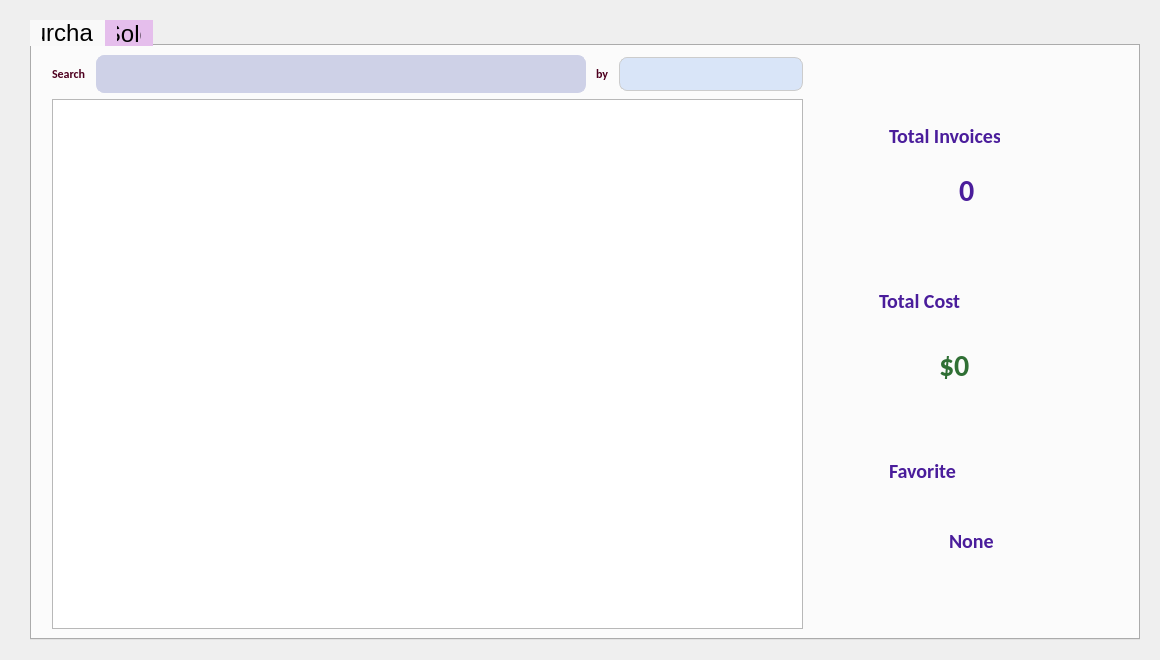
<?xml version="1.0" encoding="UTF-8"?>
<ui version="4.0">
 <class>reports_widget</class>
 <widget class="QWidget" name="reports_widget">
  <property name="geometry">
   <rect>
    <x>0</x>
    <y>0</y>
    <width>1160</width>
    <height>660</height>
   </rect>
  </property>
  <property name="minimumSize">
   <size>
    <width>1160</width>
    <height>660</height>
   </size>
  </property>
  <property name="windowTitle">
   <string>Form</string>
  </property>
  <layout class="QHBoxLayout" name="horizontalLayout">
   <property name="leftMargin">
    <number>30</number>
   </property>
   <property name="topMargin">
    <number>20</number>
   </property>
   <property name="rightMargin">
    <number>20</number>
   </property>
   <property name="bottomMargin">
    <number>20</number>
   </property>
   <item>
    <widget class="QTabWidget" name="tabWidget">
     <property name="styleSheet">
      <string notr="true">QTabBar::tab {
	 background-color: #E5BEEC; 
	font-family: Arial; 
	font-size: 18pt;
}
QTabBar::tab:selected { 
	background-color: #F9F9F9; 
	font-family: Arial; 
	font-size: 18pt;
}
QTabBar::tab:hover { background-color: #F9F9F9; }</string>
     </property>
     <property name="currentIndex">
      <number>0</number>
     </property>
     <widget class="QWidget" name="purchaseTab">
      <attribute name="title">
       <string>Purchase</string>
      </attribute>
      <layout class="QHBoxLayout" name="horizontalLayout_2">
       <property name="leftMargin">
        <number>20</number>
       </property>
       <item>
        <layout class="QVBoxLayout" name="verticalLayout">
         <property name="rightMargin">
          <number>20</number>
         </property>
         <item>
          <layout class="QHBoxLayout" name="horizontalLayout_3">
           <property name="spacing">
            <number>10</number>
           </property>
           <property name="topMargin">
            <number>0</number>
           </property>
           <item>
            <widget class="QLabel" name="label_4">
             <property name="styleSheet">
              <string notr="true">font-family: Calibri;
font-size: 12px;
color: #4e001f;
font-weight: bold;
text-transform: none;</string>
             </property>
             <property name="text">
              <string>Search</string>
             </property>
            </widget>
           </item>
           <item>
            <widget class="QLineEdit" name="LE_purchaseSearch">
             <property name="styleSheet">
              <string notr="true">QLineEdit {
	background-color: #ced1e7;
	border-radius:8px;
	border:1px solid #ced1e7;
	display:inline-block;
	cursor:text;
	color : #2c2c3b;
	font-family:Impactl;
	font-size:10px;
	font-weight:bold;
	padding:10px 10px;
}
</string>
             </property>
            </widget>
           </item>
           <item>
            <widget class="QLabel" name="label_3">
             <property name="styleSheet">
              <string notr="true">font-family: Calibri;
font-size: 12px;
color: #4e001f;
font-weight: bold;
text-transform: none;</string>
             </property>
             <property name="text">
              <string>by</string>
             </property>
            </widget>
           </item>
           <item>
            <widget class="QComboBox" name="CB_purchase">
             <property name="styleSheet">
              <string notr="true">QComboBox {
    /* Background and Border */
    background-color: #d9e5f8;
    border: 1px solid #CCCCCC;
    border-radius: 8px;
    padding: 8px 10px;
    min-width: 130px;
}

QComboBox::drop-down {
    /* Dropdown Arrow */
    subcontrol-origin: padding;
    subcontrol-position: right;
    width: 30px;
    border-left-width: 0px;
    border-left-color: #CCCCCC;
    border-left-style: solid;
    border-top-right-radius: 3px;
    border-bottom-right-radius: 4px;
    background: transparent;
}

QComboBox::down-arrow {
    /* Dropdown Arrow Icon */
    image: url(:/Images/icons/downChevronComboBox.png);
}

QComboBox QAbstractItemView {
    /* Dropdown List */
    background-color: #FFFFFF;
    border: 1px solid #CCCCCC;
    border-radius: 4px;
    padding: 2px;
    outline: none;
}

QComboBox QAbstractItemView::item {
    /* List Item */
    padding: 4px 8px;
}

QComboBox QAbstractItemView::item:hover {
    /* Hovered Item */
    background-color: #999fff;
	border-radius: 8px;
}

</string>
             </property>
            </widget>
           </item>
          </layout>
         </item>
         <item>
          <widget class="QTableView" name="TV_purchase">
           <property name="styleSheet">
            <string notr="true"/>
           </property>
          </widget>
         </item>
        </layout>
       </item>
       <item>
        <widget class="QWidget" name="leftWidget" native="true">
         <property name="minimumSize">
          <size>
           <width>300</width>
           <height>0</height>
          </size>
         </property>
         <property name="styleSheet">
          <string notr="true">#leftWidget {
	background-image: url(:/Images/LeftPurchaseWidget.png);
	border-radius : 50px;
}</string>
         </property>
         <widget class="QWidget" name="widget_3" native="true">
          <property name="geometry">
           <rect>
            <x>30</x>
            <y>40</y>
            <width>240</width>
            <height>150</height>
           </rect>
          </property>
          <property name="maximumSize">
           <size>
            <width>240</width>
            <height>150</height>
           </size>
          </property>
          <property name="styleSheet">
           <string notr="true">QWidget #widget_3 {
border-image: url(:/Images/TotalOrders.png);
	border-radius : 20px;
    background-repeat: no-repeat;
    background-position: center;
}</string>
          </property>
          <widget class="QLabel" name="label">
           <property name="geometry">
            <rect>
             <x>30</x>
             <y>20</y>
             <width>111</width>
             <height>41</height>
            </rect>
           </property>
           <property name="styleSheet">
            <string notr="true">font-family: Calibri;
font-size: 20px;
color: #4a1d9b;
font-weight: bold;
text-transform: none;</string>
           </property>
           <property name="text">
            <string>Total Invoices</string>
           </property>
          </widget>
          <widget class="QLabel" name="LB_nPurchasInvoices">
           <property name="geometry">
            <rect>
             <x>100</x>
             <y>80</y>
             <width>81</width>
             <height>31</height>
            </rect>
           </property>
           <property name="styleSheet">
            <string notr="true">font-family: Calibri;
font-size: 30px;
color: #4a1d9b;
font-weight: bold;
text-transform: none;</string>
           </property>
           <property name="text">
            <string>0</string>
           </property>
          </widget>
         </widget>
         <widget class="QWidget" name="widget_4" native="true">
          <property name="geometry">
           <rect>
            <x>30</x>
            <y>210</y>
            <width>240</width>
            <height>150</height>
           </rect>
          </property>
          <property name="styleSheet">
           <string notr="true">QWidget #widget_4 {
border-image: url(:/Images/TotalCost.png);
	border-radius : 20px;
    background-repeat: no-repeat;
    background-position: center;
}</string>
          </property>
          <widget class="QLabel" name="label_5">
           <property name="geometry">
            <rect>
             <x>20</x>
             <y>20</y>
             <width>91</width>
             <height>31</height>
            </rect>
           </property>
           <property name="styleSheet">
            <string notr="true">font-family: Calibri;
font-size: 20px;
color: #4a1d9b;
font-weight: bold;
text-transform: none;</string>
           </property>
           <property name="text">
            <string>Total Cost</string>
           </property>
          </widget>
          <widget class="QLabel" name="LB_totalCost">
           <property name="geometry">
            <rect>
             <x>80</x>
             <y>80</y>
             <width>151</width>
             <height>41</height>
            </rect>
           </property>
           <property name="styleSheet">
            <string notr="true">font-family: Calibri;
font-size: 30px;
color: #2f6f34;
text-align : center;
font-weight: bold;
text-transform: none;</string>
           </property>
           <property name="text">
            <string>$0</string>
           </property>
          </widget>
         </widget>
         <widget class="QWidget" name="widget_5" native="true">
          <property name="geometry">
           <rect>
            <x>30</x>
            <y>380</y>
            <width>241</width>
            <height>151</height>
           </rect>
          </property>
          <property name="styleSheet">
           <string notr="true">QWidget #widget_5 {
	border-image: url(:/Images/Favorite.png);
	border-radius : 20px;
    background-repeat: no-repeat;
    background-position: center;
}</string>
          </property>
          <widget class="QLabel" name="label_9">
           <property name="geometry">
            <rect>
             <x>30</x>
             <y>20</y>
             <width>71</width>
             <height>31</height>
            </rect>
           </property>
           <property name="styleSheet">
            <string notr="true">font-family: Calibri;
font-size: 20px;
color: #4a1d9b;
font-weight: bold;
text-transform: none;</string>
           </property>
           <property name="text">
            <string>Favorite</string>
           </property>
          </widget>
          <widget class="QLabel" name="LB_favoriteComp">
           <property name="geometry">
            <rect>
             <x>90</x>
             <y>80</y>
             <width>141</width>
             <height>51</height>
            </rect>
           </property>
           <property name="styleSheet">
            <string notr="true">font-family: Calibri;
font-size: 20px;
color: #4a1d9b;
font-weight: bold;
text-transform: none;</string>
           </property>
           <property name="text">
            <string>None</string>
           </property>
          </widget>
         </widget>
        </widget>
       </item>
      </layout>
     </widget>
     <widget class="QWidget" name="soldTab">
      <attribute name="title">
       <string>Sold</string>
      </attribute>
      <layout class="QHBoxLayout" name="horizontalLayout_8">
       <property name="leftMargin">
        <number>20</number>
       </property>
       <item>
        <layout class="QVBoxLayout" name="verticalLayout_4">
         <property name="rightMargin">
          <number>20</number>
         </property>
         <item>
          <layout class="QHBoxLayout" name="horizontalLayout_7">
           <property name="spacing">
            <number>10</number>
           </property>
           <property name="topMargin">
            <number>0</number>
           </property>
           <item>
            <widget class="QLabel" name="label_13">
             <property name="styleSheet">
              <string notr="true">font-family: Calibri;
font-size: 12px;
color: #4e001f;
font-weight: bold;
text-transform: none;</string>
             </property>
             <property name="text">
              <string>Search</string>
             </property>
            </widget>
           </item>
           <item>
            <widget class="QLineEdit" name="LE_saleSearch">
             <property name="styleSheet">
              <string notr="true">QLineEdit {
	background-color: #ced1e7;
	border-radius:8px;
	border:1px solid #ced1e7;
	display:inline-block;
	cursor:text;
	color : #2c2c3b;
	font-family:Impactl;
	font-size:10px;
	font-weight:bold;
	padding:10px 10px;
}
</string>
             </property>
            </widget>
           </item>
           <item>
            <widget class="QLabel" name="label_14">
             <property name="styleSheet">
              <string notr="true">font-family: Calibri;
font-size: 12px;
color: #4e001f;
font-weight: bold;
text-transform: none;</string>
             </property>
             <property name="text">
              <string>by</string>
             </property>
            </widget>
           </item>
           <item>
            <widget class="QComboBox" name="CB_sale">
             <property name="styleSheet">
              <string notr="true">QComboBox {
    /* Background and Border */
    background-color: #d9e5f8;
    border: 1px solid #CCCCCC;
    border-radius: 8px;
    padding: 8px 10px;
    min-width: 130px;
}

QComboBox::drop-down {
    /* Dropdown Arrow */
    subcontrol-origin: padding;
    subcontrol-position: right;
    width: 30px;
    border-left-width: 0px;
    border-left-color: #CCCCCC;
    border-left-style: solid;
    border-top-right-radius: 3px;
    border-bottom-right-radius: 4px;
    background: transparent;
}

QComboBox::down-arrow {
    /* Dropdown Arrow Icon */
    image: url(:/Images/icons/downChevronComboBox.png);
}

QComboBox QAbstractItemView {
    /* Dropdown List */
    background-color: #FFFFFF;
    border: 1px solid #CCCCCC;
    border-radius: 4px;
    padding: 2px;
    outline: none;
}

QComboBox QAbstractItemView::item {
    /* List Item */
    padding: 4px 8px;
}

QComboBox QAbstractItemView::item:hover {
    /* Hovered Item */
    background-color: #999fff;
	border-radius: 8px;
}

</string>
             </property>
            </widget>
           </item>
          </layout>
         </item>
         <item>
          <widget class="QTableView" name="TV_solds">
           <property name="styleSheet">
            <string notr="true">QTableView {
	background-color : #FFFFFF;
	border-radius : 10 px;
}

QScrollBar:vertical {
  background-color: #d3d3d3; /* Change to the desired color */
}

QScrollBar::handle:vertical {
  background-color: #c5b4ee; /* Change to the desired color */
}
</string>
           </property>
          </widget>
         </item>
        </layout>
       </item>
       <item>
        <widget class="QWidget" name="sold_leftWidget" native="true">
         <property name="minimumSize">
          <size>
           <width>300</width>
           <height>0</height>
          </size>
         </property>
         <property name="styleSheet">
          <string notr="true">#sold_leftWidget {
	background-image: url(:/Images/LeftPurchaseWidget.png);
	border-radius : 50px;
}</string>
         </property>
         <widget class="QWidget" name="itemsSoldWidget" native="true">
          <property name="geometry">
           <rect>
            <x>30</x>
            <y>40</y>
            <width>240</width>
            <height>150</height>
           </rect>
          </property>
          <property name="maximumSize">
           <size>
            <width>240</width>
            <height>150</height>
           </size>
          </property>
          <property name="styleSheet">
           <string notr="true">QWidget #itemsSoldWidget {
border-image: url(:/Images/TotalOrders.png);
	border-radius : 20px;
    background-repeat: no-repeat;
    background-position: center;
}</string>
          </property>
          <widget class="QLabel" name="label_15">
           <property name="geometry">
            <rect>
             <x>30</x>
             <y>20</y>
             <width>141</width>
             <height>41</height>
            </rect>
           </property>
           <property name="styleSheet">
            <string notr="true">font-family: Calibri;
font-size: 20px;
color: #4a1d9b;
font-weight: bold;
text-transform: none;</string>
           </property>
           <property name="text">
            <string>Total Invoices</string>
           </property>
          </widget>
          <widget class="QLabel" name="LB_nSoldInvoices">
           <property name="geometry">
            <rect>
             <x>100</x>
             <y>80</y>
             <width>111</width>
             <height>31</height>
            </rect>
           </property>
           <property name="styleSheet">
            <string notr="true">font-family: Calibri;
font-size: 30px;
color: #4a1d9b;
font-weight: bold;
text-transform: none;</string>
           </property>
           <property name="text">
            <string>0</string>
           </property>
          </widget>
         </widget>
         <widget class="QWidget" name="totalRevenueWidget" native="true">
          <property name="geometry">
           <rect>
            <x>30</x>
            <y>210</y>
            <width>240</width>
            <height>150</height>
           </rect>
          </property>
          <property name="styleSheet">
           <string notr="true">QWidget #totalRevenueWidget {
border-image: url(:/Images/TotalCost.png);
	border-radius : 20px;
    background-repeat: no-repeat;
    background-position: center;
}</string>
          </property>
          <widget class="QLabel" name="label_16">
           <property name="geometry">
            <rect>
             <x>20</x>
             <y>20</y>
             <width>131</width>
             <height>31</height>
            </rect>
           </property>
           <property name="styleSheet">
            <string notr="true">font-family: Calibri;
font-size: 20px;
color: #4a1d9b;
font-weight: bold;
text-transform: none;</string>
           </property>
           <property name="text">
            <string>Total Revenue</string>
           </property>
          </widget>
          <widget class="QLabel" name="LB_totalRevenue">
           <property name="geometry">
            <rect>
             <x>80</x>
             <y>80</y>
             <width>151</width>
             <height>41</height>
            </rect>
           </property>
           <property name="styleSheet">
            <string notr="true">font-family: Calibri;
font-size: 30px;
color: #2f6f34;
text-align : center;
font-weight: bold;
text-transform: none;</string>
           </property>
           <property name="text">
            <string>$0</string>
           </property>
          </widget>
         </widget>
         <widget class="QWidget" name="toptBuyerWidget" native="true">
          <property name="geometry">
           <rect>
            <x>30</x>
            <y>380</y>
            <width>241</width>
            <height>151</height>
           </rect>
          </property>
          <property name="styleSheet">
           <string notr="true">QWidget #toptBuyerWidget {
	border-image: url(:/Images/Favorite.png);
	border-radius : 20px;
    background-repeat: no-repeat;
    background-position: center;
}</string>
          </property>
          <widget class="QLabel" name="label_17">
           <property name="geometry">
            <rect>
             <x>30</x>
             <y>20</y>
             <width>101</width>
             <height>31</height>
            </rect>
           </property>
           <property name="styleSheet">
            <string notr="true">font-family: Calibri;
font-size: 20px;
color: #4a1d9b;
font-weight: bold;
text-transform: none;</string>
           </property>
           <property name="text">
            <string>Top Buyer</string>
           </property>
          </widget>
          <widget class="QLabel" name="LB_topBuyer">
           <property name="geometry">
            <rect>
             <x>90</x>
             <y>80</y>
             <width>141</width>
             <height>51</height>
            </rect>
           </property>
           <property name="styleSheet">
            <string notr="true">font-family: Calibri;
font-size: 20px;
color: #4a1d9b;
font-weight: bold;
text-transform: none;</string>
           </property>
           <property name="text">
            <string>None</string>
           </property>
          </widget>
         </widget>
        </widget>
       </item>
      </layout>
     </widget>
    </widget>
   </item>
  </layout>
 </widget>
 <resources/>
 <connections/>
</ui>
